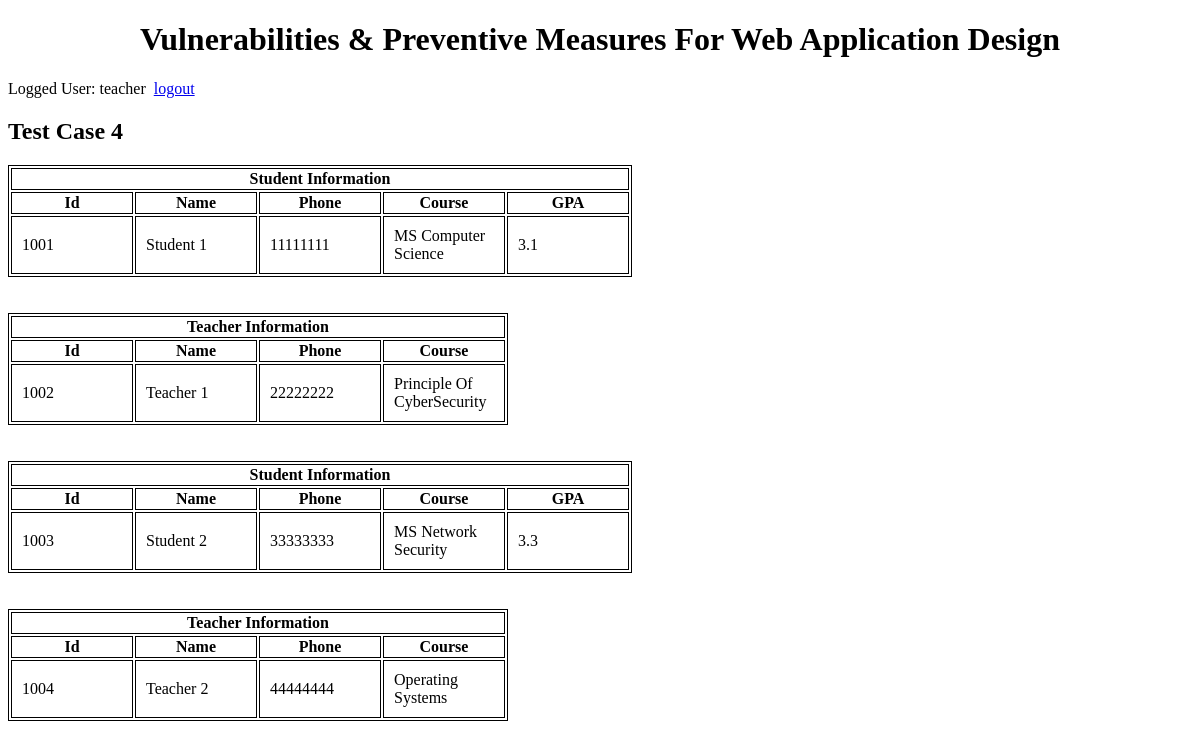
The app's page /search_result.php (signed in) with its own data.
### tables this page shows
CREATE TABLE IF NOT EXISTS `student_info` (
  `id` int NOT NULL AUTO_INCREMENT,
  `person_name` varchar(100) NOT NULL,
  `person_id` int NOT NULL,
  `person_phone` int NOT NULL,
  `person_class` varchar(100) NOT NULL,
  `person_gpa` varchar(100) NOT NULL,
  `role` varchar(100) NOT NULL,
  PRIMARY KEY (`id`)
);

### search_result.php (the view, shortened to what this page needs)
<?php
include_once("./includes/db.php");
	$sql_param = "";
	$sql="SELECT * FROM student_info where 1=1 $sql_param";
	$result = $conn->query($sql);
	while ($row = $result->fetch_assoc()){
	  $data_array[] = $row;
	}
?>
<!DOCTYPE html>
<html>
<head>
	<link rel="stylesheet" href="./styles.css">
</head>
<body>
	<h1 class="text-center">Vulnerabilities & Preventive Measures For Web Application Design</h1>
	<?php
	if(isset($_SESSION['USERNAME']) && strlen($_SESSION['USERNAME']) > 0){
		?><p>Logged User: <?php print $_SESSION['USERNAME'];?>&nbsp;&nbsp;<a href="logout.php">logout</a></p><?php
	}
	?>
	<h2>Test Case 4</h2>
	<?php
	if ($result->num_rows > 0) {
		foreach($data_array as $row){
			?>
			<table>
				<?php if($row['role'] == 'student'){?>
					<tr><th colspan="5">Student Information</th></tr>
				<?php }else{ ?>
					<tr><th colspan="4">Teacher Information</th></tr>
				<?php } ?>
				<tr>
					<th>Id</th>
					<th>Name</th>
					<th>Phone</th>
					<th>Course</th>
					<?php if($row['role'] == 'student'){?>
						<th>GPA</th>
					<?php } ?>
				</tr>
			<tr>
				<td><?php print $row["person_id"]; ?></td>
				<td><?php print $row["person_name"]; ?></td>
				<td><?php print $row["person_phone"]; ?></td>
				<td><?php print $row["person_class"]; ?></td>
				<?php if($row['role'] == 'student'){?>
					<td><?php print $row["person_gpa"]; ?></td>
				<?php } ?>
			</tr>
			</table>
			<br>
			<br>
			<?php
		}
	}
	?>
</body>
</html>

### styles.css (style rules this page uses)
table, th, td { border: 1px solid #000000; }
td { padding: 10px; width: 100px; }
.text-center { text-align: center; }

### records on screen
student_info: role "Student Information", person "1001", person_name "Student 1", person_phone "11111111", person_class "MS Computer Science", person_gpa "3.1"
student_info: role "Teacher Information", person "1002", person_name "Teacher 1", person_phone "22222222", person_class "Principle Of CyberSecurity"
student_info: role "Student Information", person "1003", person_name "Student 2", person_phone "33333333", person_class "MS Network Security", person_gpa "3.3"
student_info: role "Teacher Information", person "1004", person_name "Teacher 2", person_phone "44444444", person_class "Operating Systems"

### other values on screen
$_SESSION['USERNAME'] "teacher"
